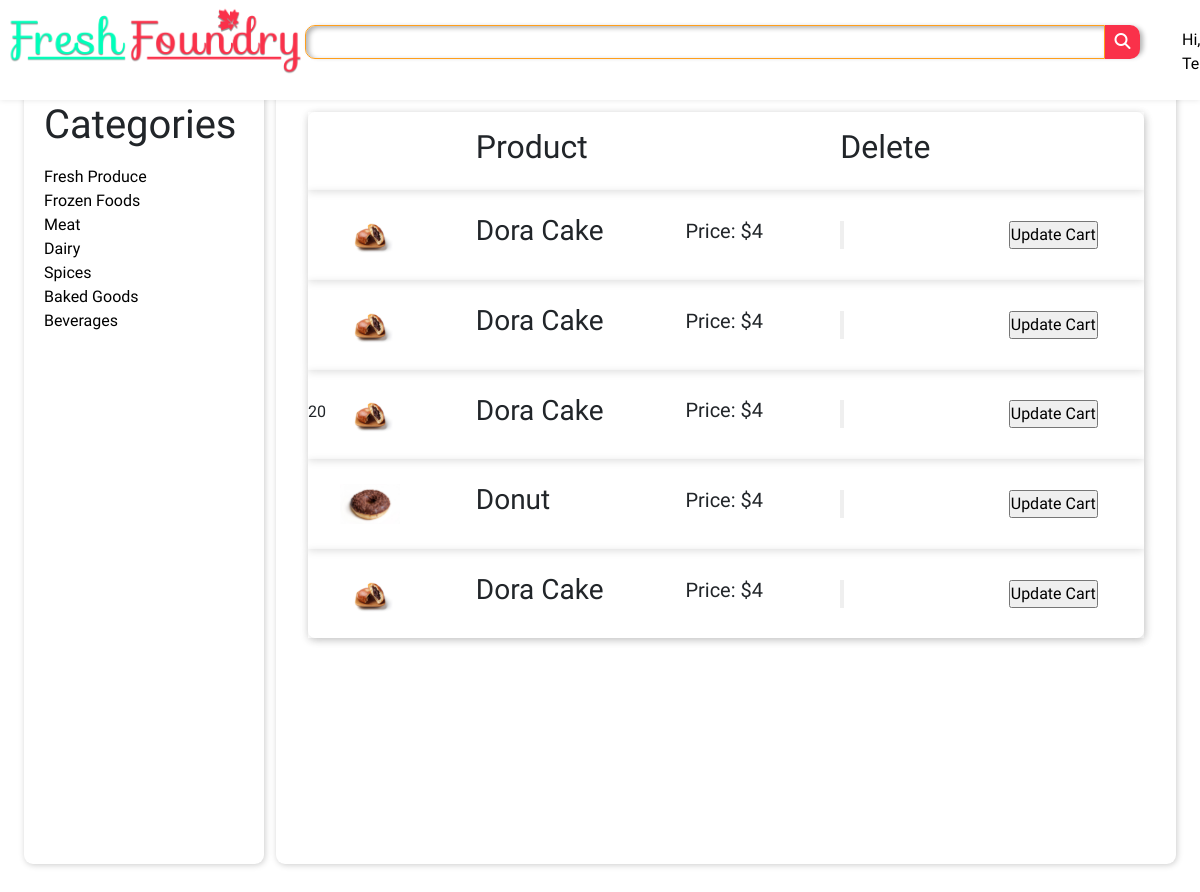
The app's page /users/cart.php (signed in), older data.
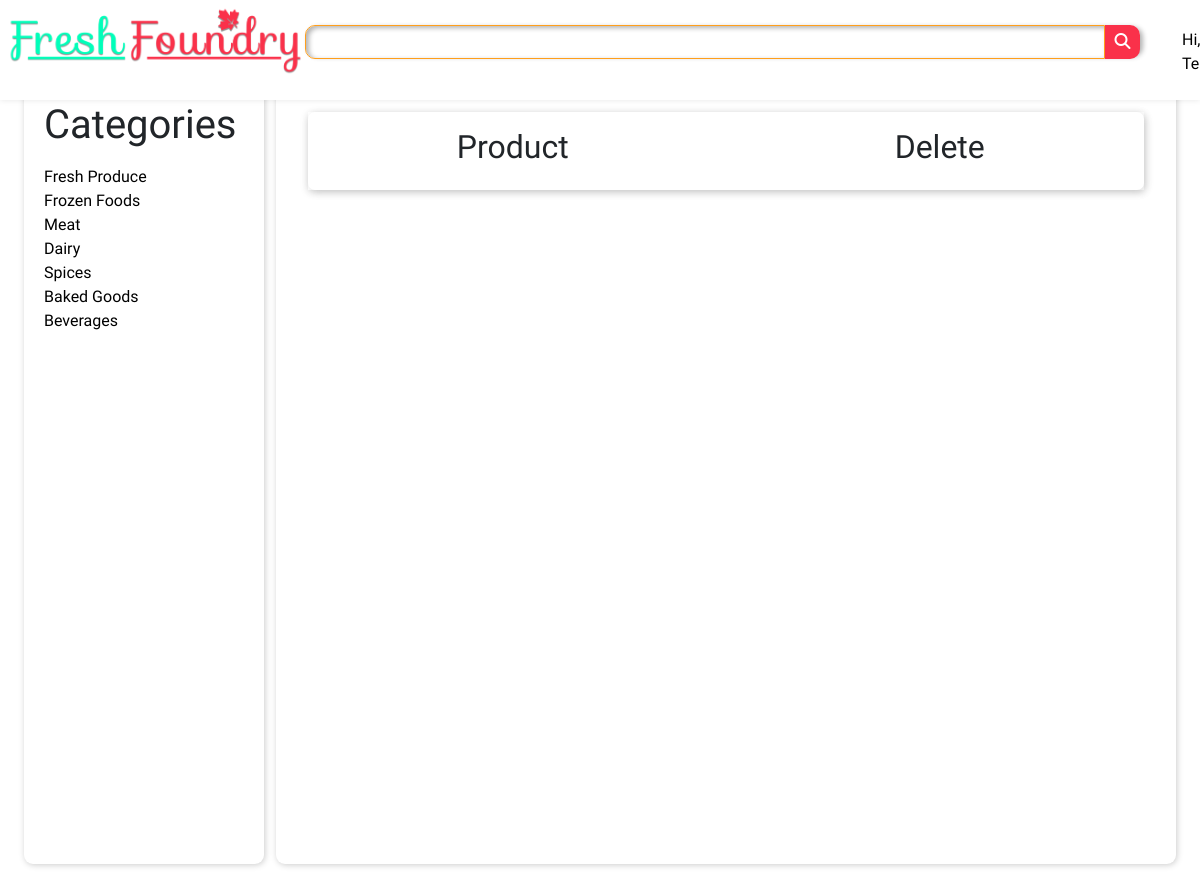
The same page, newer data.
### tables this page shows
CREATE TABLE `test1` (
  `sr_no` int(11) NOT NULL,
  `good_name` varchar(64) DEFAULT NULL,
  `good_price` int(11) DEFAULT NULL,
  `good_image` varchar(255) DEFAULT NULL
);

### users/cart.php (the view, shortened to what this page needs)
<!DOCTYPE html>
<html lang="en">
<head>
    <link rel="stylesheet" href="../Style/admin_style.css">
    <link rel="stylesheet" href="../Style/style.css">
    <link rel="stylesheet" href="https://cdn.jsdelivr.net/npm/bootstrap@5.1.3/dist/css/bootstrap.min.css">
</head>
<body>
    <header>
        <div class="logo">
            <a href="../indexloggedin.php"><img src="../Assets/Images/FreshLogo0.3.png" alt=""></a>
        </div>
        <div class="shadow-box">
            <div class="searchbar">
                <input type="text">
                <a href="#"><button><i class="fas fa-search"></i></button></a>
            </div>
        </div>
        <div class="nav">
            <nav class="navbar">
                <ul>
                    <li><a href="#">Hi, <?php echo ucfirst($_COOKIE['user_cookie']);?></a></li>
                </ul>
            </nav>
        </div>
    </header>
    <main>
        <div class="dashboard">
            <h1 class="dashhead">
            <a>Categories</a>
            </h1>
                <div class="accordion-body" style="text-decoration:none;">
                    <a  href="./fresh.php">Fresh Produce</a><br/>
                    <a href="./frozen.php">Frozen Foods</a><br/>
                    <a href="./meat.php">Meat</a><br/>
                    <a href="./dairy.php">Dairy</a><br/>
                    <a href="./spices.php">Spices</a><br/>
                    <a href="./baked.php">Baked Goods</a><br/>
                    <a href="./beverages.php">Beverages </a><br/>
                </div>
        </div>
        <div class="adminops">
            <div class="productpageitems">
<?php
$dsn = 'mysql:host=localhost;dbname=freshfoundry';
$username = 'root';
$password = '';
try {
    $db = new PDO($dsn,$username,$password);
} catch (PDOException $e) {
    $error_message = $e->getMessage();
    echo $error_message;
    exit();
}
if($_COOKIE["user_cookie"]) {
$cart_user = $_COOKIE["user_cookie"];
$stmt = $db->prepare("SELECT * FROM $cart_user");
$stmt->execute();
$data = $stmt->fetchAll(PDO::FETCH_ASSOC);
echo '<table><th></th><th><h2>Product</h2></th><th></th><th><h2>Delete</h2></th>';
foreach ($data as $row) {
    echo '<tr >'.'<td><img style="height:40px;" src="../uploads/'. $row['good_image'].'"></td><td> <h3>'.$row['good_name']."</h3></td><td><h5>Price: $". $row['good_price'].'</h5></td><td><input type="button" id="minus"></td><td><input type="submit" name="submit" value="Update Cart"/></td></tr>';
}
echo '</table>';
$stmt = $db->prepare("SELECT SUM(good_price) as totalPrice FROM $cart_user");
$stmt->execute();
$data = $stmt->fetchAll(PDO::FETCH_ASSOC);
 foreach ($data as $row) {
 echo '<div style="position:fixed; top:50vh;" >'.$row['totalPrice']."</div>";
}
}
else {
    header('location:../login.php');
}
?>
</div>
</div>
</body>
</html>

Row changes from the older to the newer data that the page shows:
removed test1: good_image (picture), good_name "Dora Cake", good_price "4"
removed test1: good_image (picture), good_name "Dora Cake", good_price "4"
removed test1: good_image (picture), good_name "Dora Cake", good_price "4"
removed test1: good_image (picture), good_name "Donut", good_price "4"
removed test1: good_image (picture), good_name "Dora Cake", good_price "4"
Text that changed along with them:
list line gone: "20"
